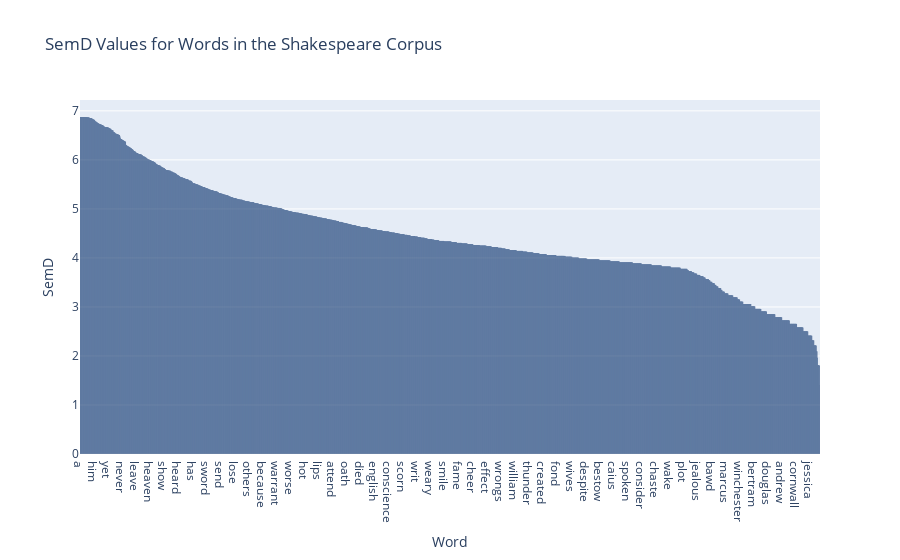

The notebook cell saved with this chart:
### Markdown cell above
Other corpora

### Code cell
context_length = 1000
min_frequency = 50
min_contexts = 5

# directory_names = ['Shakespeare', 'Oscar Wilde', 'Mark Twain', 'Rudyard Kipling', 'G K Chesterton', 'Arthur Conan Doyle', 'Charles Dickens','Tolstoy']
directory_names = ['Shakespeare']
for directory_name in directory_names:
    directory = f'../Text data/{directory_name}/'
    df = corpus_semd(directory, context_length, min_frequency, min_contexts)
spearman_rank_correlation(df)

### Figure 1 — Plotly figure (JSON) as saved in the notebook; plotly's stock layout.template omitted (floating-point values rounded to 4 significant figures; data arrays with more than 128 entries replaced by an {"elided": "..."} marker saying what was removed)
{"data": [{"alignmentgroup": "True", "hovertemplate": "Word=%{x}<br>SemD=%{y}<extra></extra>", "legendgroup": "", "marker": {"color": "rgb(158,202,225)", "line": {"color": "rgb(8,48,107)", "width": 1.5}, "pattern": {"shape": ""}}, "name": "", "offsetgroup": "", "opacity": 0.6, "orientation": "v", "showlegend": false, "textposition": "auto", "type": "bar", "x": {"elided": "1845 str values"}, "xaxis": "x", "y": {"elided": "1845 float values"}, "yaxis": "y"}], "layout": {"barmode": "relative", "legend": {"tracegroupgap": 0}, "title": {"text": "SemD Values for Words in the Shakespeare Corpus"}, "xaxis": {"anchor": "y", "domain": [0, 1], "title": {"text": "Word"}}, "yaxis": {"anchor": "x", "domain": [0, 1], "title": {"text": "SemD"}}}}
